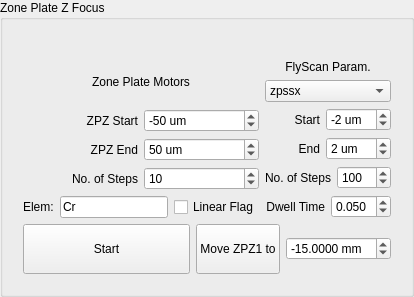
         <widget class="QGroupBox" name="groupBox_24">
          <property name="title">
           <string>Zone Plate Z Focus</string>
          </property>
          <layout class="QGridLayout" name="gridLayout_73">
           <item row="0" column="0">
            <widget class="QLabel" name="label_135">
             <property name="sizePolicy">
              <sizepolicy hsizetype="Preferred" vsizetype="Fixed">
               <horstretch>0</horstretch>
               <verstretch>0</verstretch>
              </sizepolicy>
             </property>
             <property name="text">
              <string/>
             </property>
            </widget>
           </item>
           <item row="2" column="0">
            <layout class="QGridLayout" name="gridLayout_79">
             <item row="2" column="0">
              <layout class="QGridLayout" name="gridLayout_46">
               <item row="0" column="0">
                <widget class="QWidget" name="widget_4" native="true">
                 <layout class="QGridLayout" name="gridLayout_61">
                  <item row="2" column="0">
                   <widget class="QPushButton" name="pb_ZPZFocusScanStart">
                    <property name="sizePolicy">
                     <sizepolicy hsizetype="Preferred" vsizetype="Fixed">
                      <horstretch>0</horstretch>
                      <verstretch>0</verstretch>
                     </sizepolicy>
                    </property>
                    <property name="text">
                     <string>
Start 
</string>
                    </property>
                   </widget>
                  </item>
                  <item row="2" column="1">
                   <layout class="QHBoxLayout" name="horizontalLayout_76">
                    <item>
                     <widget class="QPushButton" name="pb_MoveZPZ1AbsPos">
                      <property name="sizePolicy">
                       <sizepolicy hsizetype="Minimum" vsizetype="Preferred">
                        <horstretch>0</horstretch>
                        <verstretch>0</verstretch>
                       </sizepolicy>
                      </property>
                      <property name="text">
                       <string>Move ZPZ1 to</string>
                      </property>
                     </widget>
                    </item>
                    <item>
                     <widget class="QDoubleSpinBox" name="dsb_ZPZ1TargetPos">
                      <property name="suffix">
                       <string> mm</string>
                      </property>
                      <property name="decimals">
                       <number>4</number>
                      </property>
                      <property name="minimum">
                       <double>-100.000000000000000</double>
                      </property>
                      <property name="maximum">
                       <double>20.000000000000000</double>
                      </property>
                      <property name="value">
                       <double>-15.000000000000000</double>
                      </property>
                     </widget>
                    </item>
                   </layout>
                  </item>
                  <item row="1" column="0" colspan="2">
                   <layout class="QGridLayout" name="gridLayout_60">
                    <item row="0" column="1">
                     <layout class="QVBoxLayout" name="verticalLayout_39">
                      <item>
                       <widget class="QLabel" name="label_77">
                        <property name="text">
                         <string>FlyScan Param.</string>
                        </property>
                        <property name="alignment">
                         <set>Qt::AlignCenter</set>
                        </property>
                       </widget>
                      </item>
                      <item>
                       <widget class="QComboBox" name="cb_foucsScanMotor">
                        <item>
                         <property name="text">
                          <string>zpssx</string>
                         </property>
                        </item>
                        <item>
                         <property name="text">
                          <string>zpssy</string>
                         </property>
                        </item>
                        <item>
                         <property name="text">
                          <string>zpssz</string>
                         </property>
                        </item>
                       </widget>
                      </item>
                      <item>
                       <layout class="QHBoxLayout" name="horizontalLayout_62">
                        <item>
                         <widget class="QLabel" name="label_99">
                          <property name="text">
                           <string>Start</string>
                          </property>
                          <property name="alignment">
                           <set>Qt::AlignRight|Qt::AlignTrailing|Qt::AlignVCenter</set>
                          </property>
                         </widget>
                        </item>
                        <item>
                         <widget class="QSpinBox" name="sb_FocusScanMtrStart">
                          <property name="sizePolicy">
                           <sizepolicy hsizetype="Preferred" vsizetype="Fixed">
                            <horstretch>0</horstretch>
                            <verstretch>0</verstretch>
                           </sizepolicy>
                          </property>
                          <property name="suffix">
                           <string> um</string>
                          </property>
                          <property name="minimum">
                           <number>-15</number>
                          </property>
                          <property name="maximum">
                           <number>15</number>
                          </property>
                          <property name="singleStep">
                           <number>2</number>
                          </property>
                          <property name="value">
                           <number>-2</number>
                          </property>
                         </widget>
                        </item>
                       </layout>
                      </item>
                      <item>
                       <layout class="QHBoxLayout" name="horizontalLayout_64">
                        <item>
                         <widget class="QLabel" name="label_101">
                          <property name="text">
                           <string>End</string>
                          </property>
                          <property name="alignment">
                           <set>Qt::AlignRight|Qt::AlignTrailing|Qt::AlignVCenter</set>
                          </property>
                         </widget>
                        </item>
                        <item>
                         <widget class="QSpinBox" name="sb_FocusScanMtrEnd">
                          <property name="sizePolicy">
                           <sizepolicy hsizetype="Preferred" vsizetype="Fixed">
                            <horstretch>0</horstretch>
                            <verstretch>0</verstretch>
                           </sizepolicy>
                          </property>
                          <property name="suffix">
                           <string> um</string>
                          </property>
                          <property name="minimum">
                           <number>-15</number>
                          </property>
                          <property name="maximum">
                           <number>15</number>
                          </property>
                          <property name="singleStep">
                           <number>2</number>
                          </property>
                          <property name="value">
                           <number>2</number>
                          </property>
                         </widget>
                        </item>
                       </layout>
                      </item>
                      <item>
                       <layout class="QHBoxLayout" name="horizontalLayout_68">
                        <item>
                         <widget class="QLabel" name="label_105">
                          <property name="text">
                           <string>No. of Steps</string>
                          </property>
                          <property name="alignment">
                           <set>Qt::AlignRight|Qt::AlignTrailing|Qt::AlignVCenter</set>
                          </property>
                         </widget>
                        </item>
                        <item>
                         <widget class="QSpinBox" name="sb_FocusScanMtrStep">
                          <property name="sizePolicy">
                           <sizepolicy hsizetype="Preferred" vsizetype="Fixed">
                            <horstretch>0</horstretch>
                            <verstretch>0</verstretch>
                           </sizepolicy>
                          </property>
                          <property name="suffix">
                           <string/>
                          </property>
                          <property name="minimum">
                           <number>10</number>
                          </property>
                          <property name="maximum">
                           <number>1000</number>
                          </property>
                          <property name="singleStep">
                           <number>50</number>
                          </property>
                          <property name="value">
                           <number>100</number>
                          </property>
                         </widget>
                        </item>
                       </layout>
                      </item>
                      <item>
                       <layout class="QHBoxLayout" name="horizontalLayout_11">
                        <item>
                         <widget class="QLabel" name="label_118">
                          <property name="text">
                           <string>Dwell Time</string>
                          </property>
                          <property name="alignment">
                           <set>Qt::AlignRight|Qt::AlignTrailing|Qt::AlignVCenter</set>
                          </property>
                         </widget>
                        </item>
                        <item>
                         <widget class="QDoubleSpinBox" name="dsb_FocusScanDwell">
                          <property name="sizePolicy">
                           <sizepolicy hsizetype="Preferred" vsizetype="Fixed">
                            <horstretch>0</horstretch>
                            <verstretch>0</verstretch>
                           </sizepolicy>
                          </property>
                          <property name="decimals">
                           <number>3</number>
                          </property>
                          <property name="minimum">
                           <double>0.005000000000000</double>
                          </property>
                          <property name="maximum">
                           <double>0.500000000000000</double>
                          </property>
                          <property name="singleStep">
                           <double>0.010000000000000</double>
                          </property>
                          <property name="value">
                           <double>0.050000000000000</double>
                          </property>
                         </widget>
                        </item>
                       </layout>
                      </item>
                     </layout>
                    </item>
                    <item row="0" column="0">
                     <layout class="QVBoxLayout" name="verticalLayout_40">
                      <item>
                       <layout class="QVBoxLayout" name="verticalLayout_31">
                        <item>
                         <widget class="QLabel" name="label_76">
                          <property name="text">
                           <string>Zone Plate Motors</string>
                          </property>
                          <property name="alignment">
                           <set>Qt::AlignCenter</set>
                          </property>
                         </widget>
                        </item>
                        <item>
                         <layout class="QHBoxLayout" name="horizontalLayout_63">
                          <item>
                           <widget class="QLabel" name="label_100">
                            <property name="toolTip">
                             <string>relative start pos</string>
                            </property>
                            <property name="text">
                             <string>ZPZ Start</string>
                            </property>
                            <property name="alignment">
                             <set>Qt::AlignRight|Qt::AlignTrailing|Qt::AlignVCenter</set>
                            </property>
                           </widget>
                          </item>
                          <item>
                           <widget class="QSpinBox" name="sb_ZPZ1RelativeStart">
                            <property name="sizePolicy">
                             <sizepolicy hsizetype="Preferred" vsizetype="Fixed">
                              <horstretch>0</horstretch>
                              <verstretch>0</verstretch>
                             </sizepolicy>
                            </property>
                            <property name="suffix">
                             <string> um</string>
                            </property>
                            <property name="minimum">
                             <number>-1000</number>
                            </property>
                            <property name="maximum">
                             <number>1000</number>
                            </property>
                            <property name="singleStep">
                             <number>10</number>
                            </property>
                            <property name="value">
                             <number>-50</number>
                            </property>
                           </widget>
                          </item>
                         </layout>
                        </item>
                        <item>
                         <layout class="QHBoxLayout" name="horizontalLayout_65">
                          <item>
                           <widget class="QLabel" name="label_102">
                            <property name="toolTip">
                             <string>relative end pos</string>
                            </property>
                            <property name="text">
                             <string>ZPZ End</string>
                            </property>
                            <property name="alignment">
                             <set>Qt::AlignRight|Qt::AlignTrailing|Qt::AlignVCenter</set>
                            </property>
                           </widget>
                          </item>
                          <item>
                           <widget class="QSpinBox" name="sb_ZPZ1RelativeEnd">
                            <property name="sizePolicy">
                             <sizepolicy hsizetype="Preferred" vsizetype="Fixed">
                              <horstretch>0</horstretch>
                              <verstretch>0</verstretch>
                             </sizepolicy>
                            </property>
                            <property name="suffix">
                             <string> um</string>
                            </property>
                            <property name="minimum">
                             <number>-1000</number>
                            </property>
                            <property name="maximum">
                             <number>1000</number>
                            </property>
                            <property name="singleStep">
                             <number>10</number>
                            </property>
                            <property name="value">
                             <number>50</number>
                            </property>
                           </widget>
                          </item>
                         </layout>
                        </item>
                        <item>
                         <layout class="QHBoxLayout" name="horizontalLayout_69">
                          <item>
                           <widget class="QLabel" name="label_106">
                            <property name="text">
                             <string>No. of Steps</string>
                            </property>
                            <property name="alignment">
                             <set>Qt::AlignRight|Qt::AlignTrailing|Qt::AlignVCenter</set>
                            </property>
                           </widget>
                          </item>
                          <item>
                           <widget class="QSpinBox" name="sb_ZPZ1Steps">
                            <property name="sizePolicy">
                             <sizepolicy hsizetype="Preferred" vsizetype="Fixed">
                              <horstretch>0</horstretch>
                              <verstretch>0</verstretch>
                             </sizepolicy>
                            </property>
                            <property name="suffix">
                             <string/>
                            </property>
                            <property name="minimum">
                             <number>1</number>
                            </property>
                            <property name="maximum">
                             <number>1000</number>
                            </property>
                            <property name="singleStep">
                             <number>5</number>
                            </property>
                            <property name="value">
                             <number>10</number>
                            </property>
                           </widget>
                          </item>
                         </layout>
                        </item>
                       </layout>
                      </item>
                      <item>
                       <layout class="QHBoxLayout" name="horizontalLayout_61">
                        <item>
                         <widget class="QLabel" name="label_97">
                          <property name="text">
                           <string>Elem:</string>
                          </property>
                         </widget>
                        </item>
                        <item>
                         <widget class="QLineEdit" name="le_FocusingElem">
                          <property name="sizePolicy">
                           <sizepolicy hsizetype="Preferred" vsizetype="Fixed">
                            <horstretch>0</horstretch>
                            <verstretch>0</verstretch>
                           </sizepolicy>
                          </property>
                          <property name="text">
                           <string>Cr</string>
                          </property>
                          <property name="placeholderText">
                           <string>Cr</string>
                          </property>
                         </widget>
                        </item>
                        <item>
                         <widget class="QCheckBox" name="cb_linearFlag_zpFocus">
                          <property name="text">
                           <string>Linear Flag</string>
                          </property>
                         </widget>
                        </item>
                       </layout>
                      </item>
                     </layout>
                    </item>
                   </layout>
                  </item>
                 </layout>
                </widget>
               </item>
              </layout>
             </item>
            </layout>
           </item>
          </layout>
         </widget>
